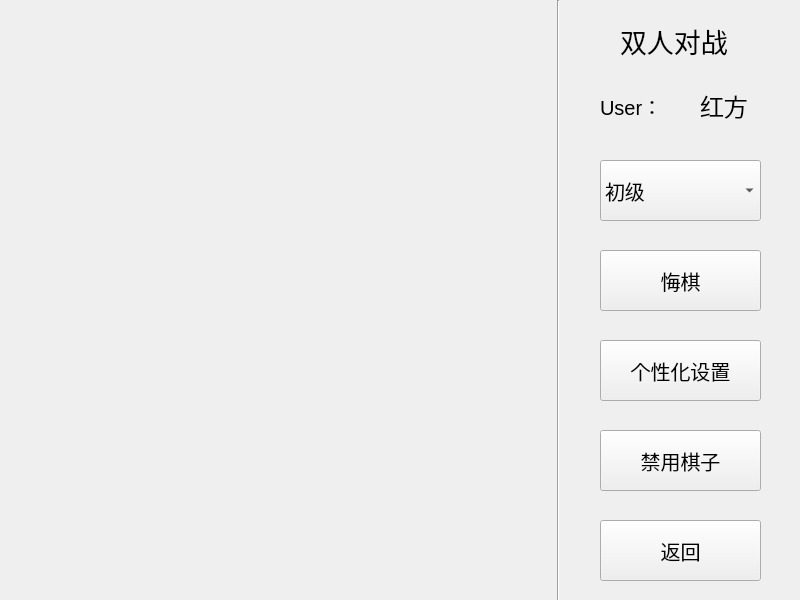
<?xml version="1.0" encoding="UTF-8"?>
<ui version="4.0">
 <class>ChessBoard</class>
 <widget class="QWidget" name="ChessBoard">
  <property name="geometry">
   <rect>
    <x>0</x>
    <y>0</y>
    <width>800</width>
    <height>600</height>
   </rect>
  </property>
  <property name="windowTitle">
   <string>ChessBoard</string>
  </property>
  <widget class="Line" name="line">
   <property name="geometry">
    <rect>
     <x>550</x>
     <y>0</y>
     <width>16</width>
     <height>601</height>
    </rect>
   </property>
   <property name="orientation">
    <enum>Qt::Vertical</enum>
   </property>
  </widget>
  <widget class="QPushButton" name="regret">
   <property name="geometry">
    <rect>
     <x>600</x>
     <y>250</y>
     <width>161</width>
     <height>61</height>
    </rect>
   </property>
   <property name="font">
    <font>
     <pointsize>15</pointsize>
    </font>
   </property>
   <property name="text">
    <string>悔棋</string>
   </property>
  </widget>
  <widget class="QLabel" name="pattern">
   <property name="geometry">
    <rect>
     <x>620</x>
     <y>10</y>
     <width>141</width>
     <height>61</height>
    </rect>
   </property>
   <property name="font">
    <font>
     <pointsize>20</pointsize>
    </font>
   </property>
   <property name="text">
    <string>双人对战</string>
   </property>
  </widget>
  <widget class="QPushButton" name="personalSetting">
   <property name="geometry">
    <rect>
     <x>600</x>
     <y>340</y>
     <width>161</width>
     <height>61</height>
    </rect>
   </property>
   <property name="font">
    <font>
     <pointsize>15</pointsize>
    </font>
   </property>
   <property name="text">
    <string>个性化设置</string>
   </property>
  </widget>
  <widget class="QComboBox" name="level">
   <property name="geometry">
    <rect>
     <x>600</x>
     <y>160</y>
     <width>161</width>
     <height>61</height>
    </rect>
   </property>
   <property name="font">
    <font>
     <pointsize>15</pointsize>
    </font>
   </property>
   <property name="layoutDirection">
    <enum>Qt::LeftToRight</enum>
   </property>
   <item>
    <property name="text">
     <string>初级</string>
    </property>
   </item>
   <item>
    <property name="text">
     <string>中级</string>
    </property>
   </item>
   <item>
    <property name="text">
     <string>高级</string>
    </property>
   </item>
  </widget>
  <widget class="QLabel" name="label">
   <property name="geometry">
    <rect>
     <x>600</x>
     <y>80</y>
     <width>91</width>
     <height>51</height>
    </rect>
   </property>
   <property name="font">
    <font>
     <pointsize>15</pointsize>
    </font>
   </property>
   <property name="text">
    <string>User：</string>
   </property>
  </widget>
  <widget class="QLabel" name="user">
   <property name="geometry">
    <rect>
     <x>700</x>
     <y>80</y>
     <width>121</width>
     <height>51</height>
    </rect>
   </property>
   <property name="font">
    <font>
     <pointsize>18</pointsize>
    </font>
   </property>
   <property name="text">
    <string>红方</string>
   </property>
  </widget>
  <widget class="QPushButton" name="returnBeginning">
   <property name="geometry">
    <rect>
     <x>600</x>
     <y>520</y>
     <width>161</width>
     <height>61</height>
    </rect>
   </property>
   <property name="font">
    <font>
     <pointsize>15</pointsize>
    </font>
   </property>
   <property name="text">
    <string>返回</string>
   </property>
  </widget>
  <widget class="QPushButton" name="forbidChess">
   <property name="geometry">
    <rect>
     <x>600</x>
     <y>430</y>
     <width>161</width>
     <height>61</height>
    </rect>
   </property>
   <property name="font">
    <font>
     <pointsize>15</pointsize>
    </font>
   </property>
   <property name="text">
    <string>禁用棋子</string>
   </property>
  </widget>
 </widget>
 <resources/>
 <connections/>
</ui>
